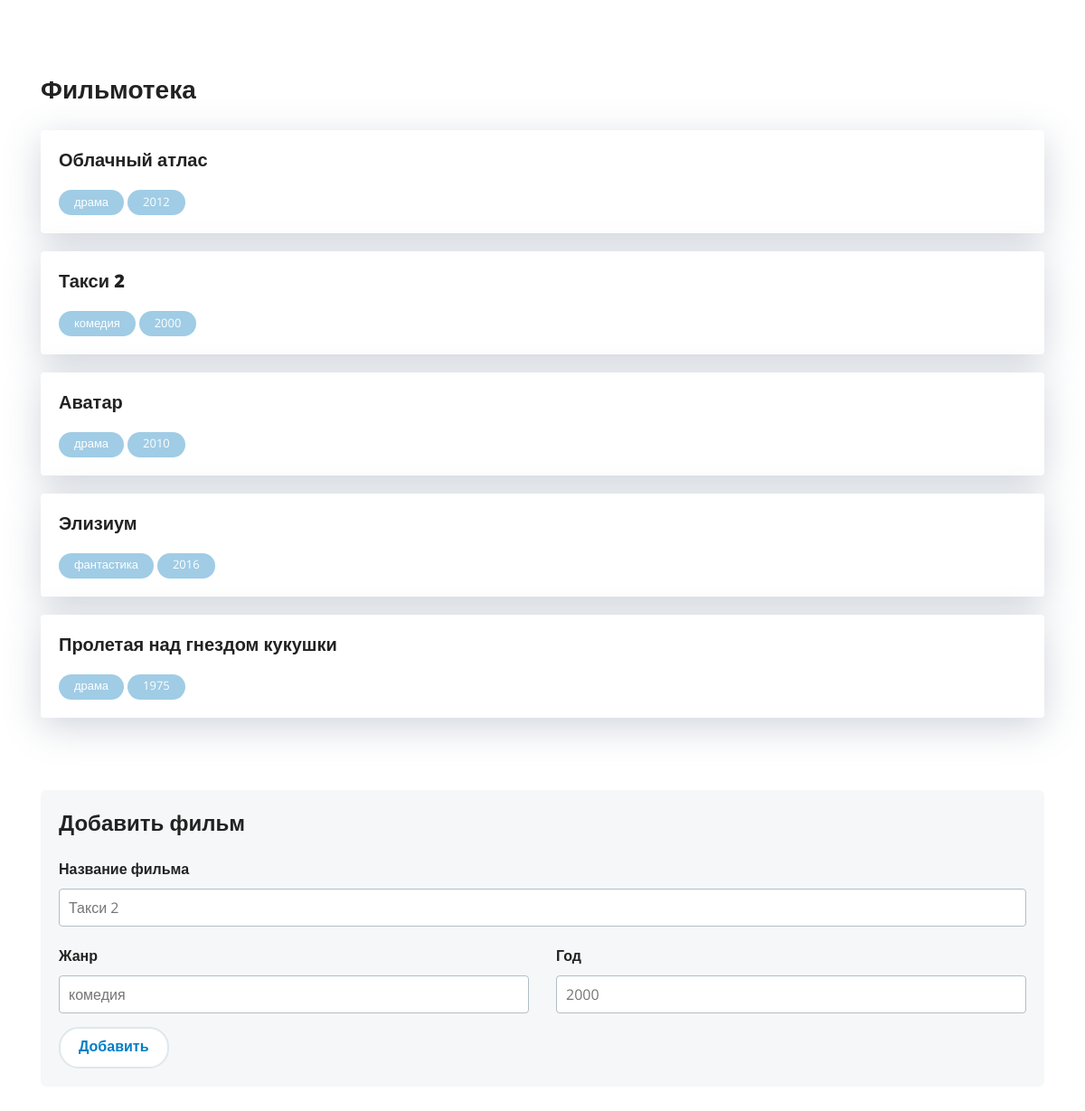
Before: / with the older database file.
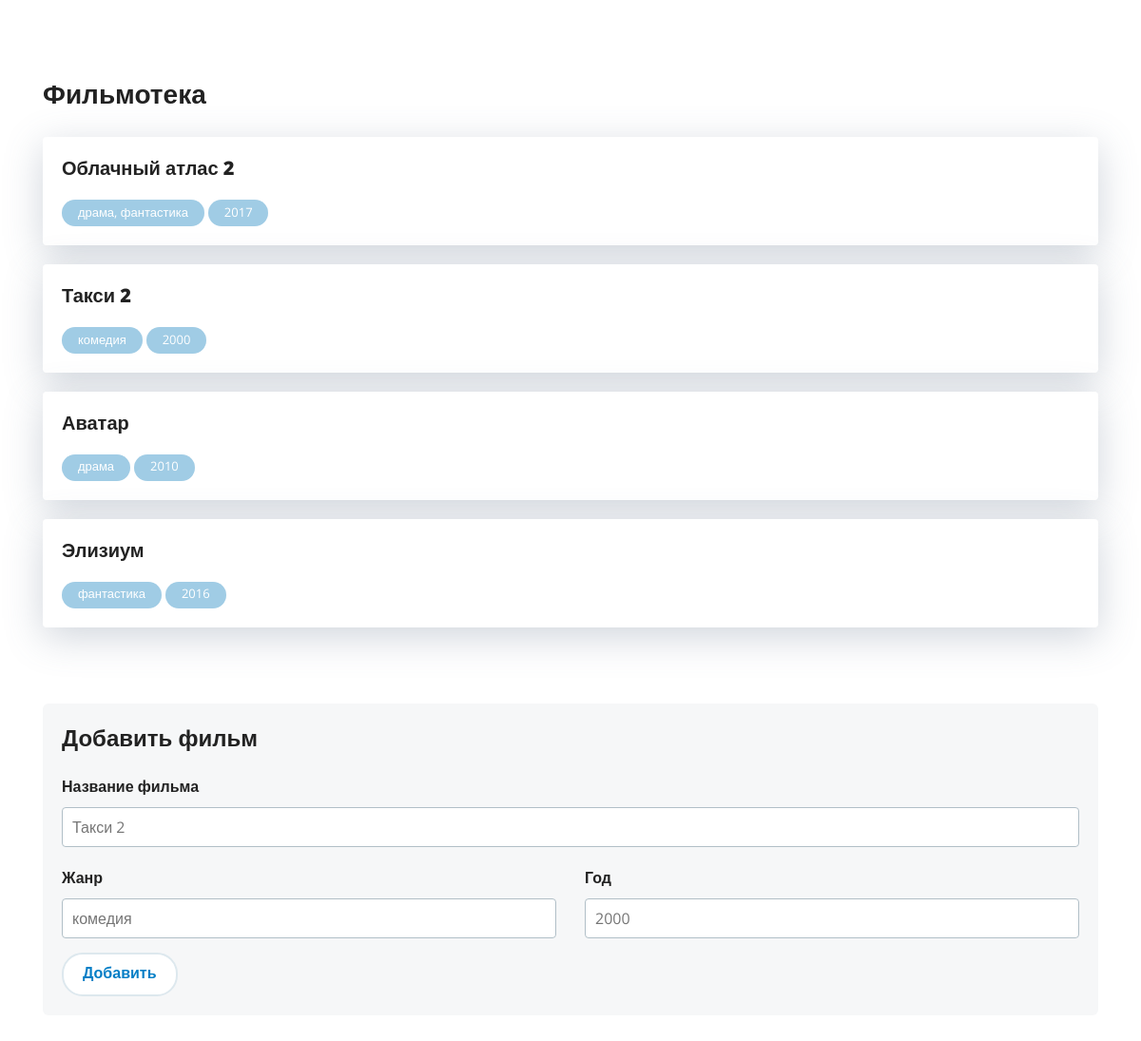
After: the same page with the newer database file.
### tables this page shows
CREATE TABLE `films` (
  `id` int(11) NOT NULL,
  `title` text NOT NULL,
  `genre` text NOT NULL,
  `year` int(11) NOT NULL
);

### index.php (the view, shortened to what this page needs)
<?php
$link =	mysqli_connect('localhost', 'root', '', 'filmoteka');
$query = "SELECT * FROM `films`";
$films = array();
if ($result = mysqli_query($link, $query)) {
	while ($row = mysqli_fetch_array($result)) {
		$films[] = $row;
	}
}
?>
<!DOCTYPE html>
<html lang="ru">
<head>
	<link rel="stylesheet" href="libs/normalize-css/normalize.css" />
	<link rel="stylesheet" href="libs/bootstrap-4-grid/grid.min.css" />
	<link rel="stylesheet" href="libs/jquery-custom-scrollbar/jquery.custom-scrollbar.css" />
	<link rel="stylesheet" href="./css/main.css" />
</head>
<body class="index-page">
	<div class="container user-content section-page">
		<h1 class="title-1">Фильмотека</h1>
		<?php
			foreach ($films as $key => $film) { ?>
				<div class="card mb-20">
					<h4 class="title-4"><?=@$film['title']  ?></h4>
					<div class="badge"><?=@$film['genre']?></div>
					<div class="badge"><?=@$film['year']?></div>
				</div>
		<?php } ?>
		<div class="panel-holder mt-80 mb-40">
			<div class="title-3 mt-0">Добавить фильм</div>
			<form action="index.php" method="POST">
				<div class="form-group"><label class="label">Название фильма<input class="input" name="title" type="text" placeholder="Такси 2" /></label></div>
				<div class="row">
					<div class="col">
						<div class="form-group"><label class="label">Жанр<input class="input" name="genre" type="text" placeholder="комедия" /></label></div>
					</div>
					<div class="col">
						<div class="form-group"><label class="label">Год<input class="input" name="year" type="text" placeholder="2000" /></label></div>
					</div>
				</div><input class="button" type="submit" name="newFilm" value="Добавить" />
			</form>
		</div>
	</div>
</body>
</html>

Changed rows visible on the page:
removed films: title "Пролетая над гнездом кукушки", genre "драма", year "1975"
changed films: title "Облачный атлас" → "Облачный атлас 2"; genre "драма" → "драма, фантастика"; year "2012" → "2017"
